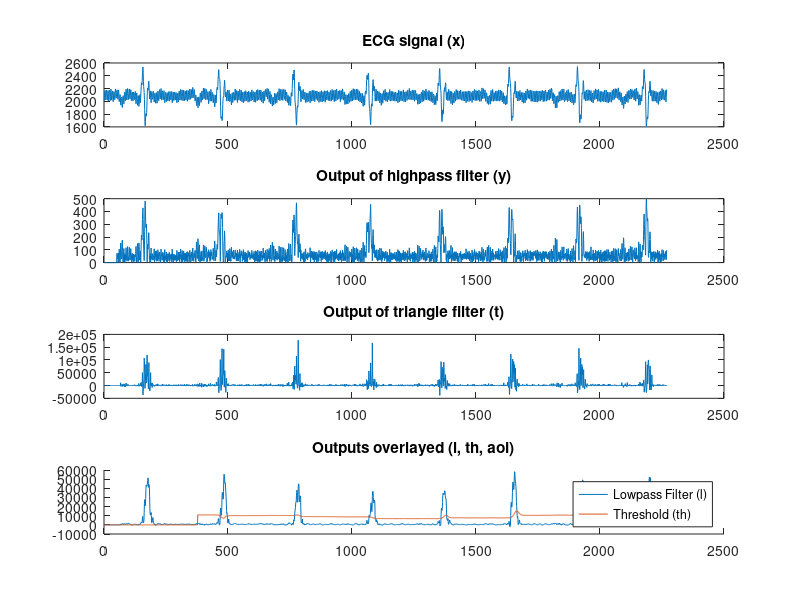

The MATLAB source for this figure:
% Load data
data = csvread('output.csv');

% Extract columns into variables
x = data(:,1);
y = data(:,2);
t = data(:,3);
l = data(:,4);
th = data(:,5);
##aoi = data(:,6)*60000;

% Create a new figure
figure

% Subplot for ECG signal
subplot(4,1,1);
plot(x);
title('ECG signal (x)');

% Subplot for output of highpass filter
subplot(4,1,2);
plot(y);
title('Output of highpass filter (y)');

% Subplot for output of triangle filter
subplot(4,1,3);
plot(t);
title('Output of triangle filter (t)');

% Subplot for output of lowpass filter, threshold, and areas of interest
subplot(4,1,4);
hold on; % This allows multiple plots on the same axes
plot(l);
plot(th);
##plot(aoi,'k');
hold off;
legend('Lowpass Filter (l)', 'Threshold (th)', 'Areas of Interest (aoi)');
title('Outputs overlayed (l, th, aoi)');

